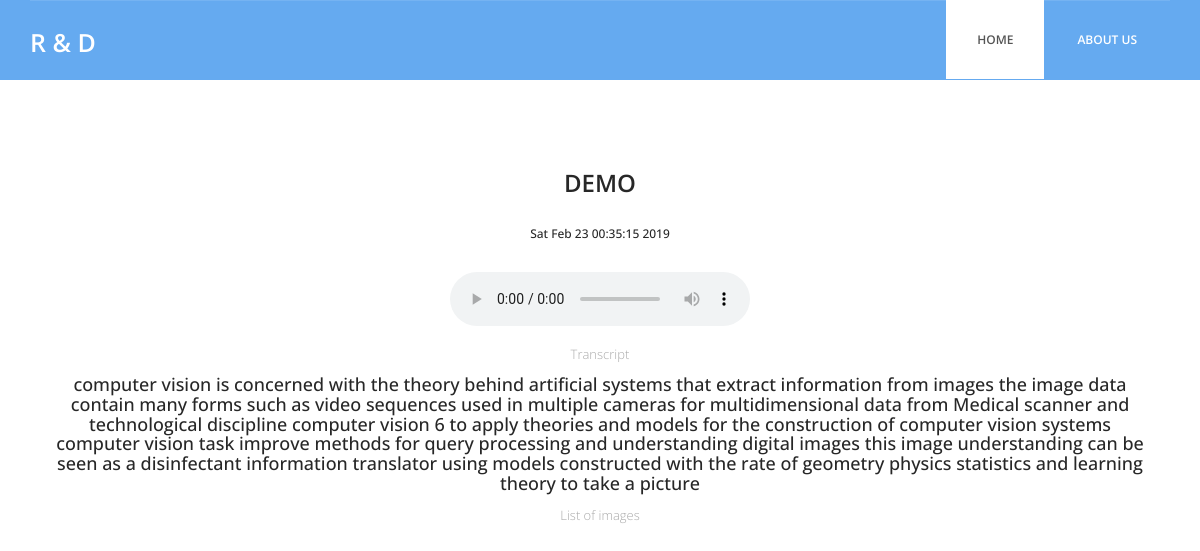
The app's page /meetings/1/ with its own data.
### meetings/models.py (models this page shows)
class Meeting(models.Model):
    name = models.CharField(max_length = 30)
    tim = models.CharField(max_length = 10, default = 'time')
    transcript = models.CharField(max_length = 1000, default = 'transcript')
    words = models.CharField(max_length = 1000, default = 'words')

### meetings/views.py (the view)
# urls.py: path('<int:meeting_id>/', views.meeting, name='meeting'),
def meeting(request, meeting_id):
	try:
		req_meeting = Meeting.objects.get(pk = meeting_id)
		wordDict = ast.literal_eval(req_meeting.words)
		imgs = list(wordDict.keys())
		pth = req_meeting.name
		re = []
		ti = {}
		audio = os.path.join('/static/' + pth + '/audio1.flac')
		if imgs[0] == 'NoImage':
			print('NoImage')
			re = []
			ti = {}
		else:
			for I in imgs:
				file_path = os.path.join('/static/' + pth + '/images/' + I)
				re.append(file_path)
				ti[file_path] = wordDict[I][0]
	except Meeting.DoesNotExist:
		raise Http404("Meeting does not exist")
	return render(request, 'meeting.html', {'meeting': req_meeting, 'wordDict': wordDict, 'imgs': re, 'I':ti, 'aud':audio})

### templates/meeting.html (shortened to what this page needs)
<!DOCTYPE html>
<html lang="en">
<head>
  {% load static %}
  <link href="{% static 'css/bootstrap.min.css' %}" rel="stylesheet" />
  <link href="{% static 'css/font-awesome.min.css' %}" rel="stylesheet" />
  <link href="{% static 'css/animate.css' %}" rel="stylesheet" />
  <link href="{% static 'css/animate.min.css' %}" rel="stylesheet" />
  <link href="{% static 'css/style.css' %}" rel="stylesheet" />
</head>
<body>
  <header id="header">
    <nav class="navbar navbar-default navbar-static-top" role="banner">
      <div class="container">
        <div class="navbar-header">
          <div class="navbar-brand">
            <a href="#"><h1>R & D</h1></a>
          </div>
        </div>
        <div class="navbar-collapse collapse">
          <div class="menu">
            <ul class="nav nav-tabs" role="tablist">
              <li role="presentation"><a href="#" class="active">Home</a></li>
              <li role="presentation"><a href="#">About Us</a></li>
            </ul>
          </div>
        </div>
      </div>
    </nav>
  </header>
  <div class="gallery">
    <div class="text-center">
      <h2>{{meeting.name}}</h2>
      <h6>{{meeting.tim}}</h6><br/>
      <p><audio controls><source src="{{ aud }}" type="audio/ogg">Your browser does not support the audio element.</audio></p>
      <p>Transcript</p>
      <h4> {{ meeting.transcript }} </h4>
      <p>List of images</p>
    </div>
  </div>
</body>
</html>

### static/css/style.css (style rules this page uses)
body { font-family:'Open Sans', Arial, sans-serif; font-size:14px; font-weight:300; line-height:1.6em; color:#fff; background-color:#fff; overflow-x:hidden; }
hi,h2,h3,h4,h5,h6 { color:#272727; line-height:1.1em; }
p { color:#aaa; font-size:13px; }
a { text-decoration:none; transition: all 0.1s ease-in-out; -moz-transition: all 0.1s ease-in-out; -webkit-transition: all 0.1s ease-in-out; -o-transition: all 0.1s ease-in-out; outline: none; color:#272727; }
.navbar-brand { float: left; height: 50px; padding: 15px 15px; font-size: 18px; line-height: 20px; }
.navbar-brand h1 { margin-top:9px; padding-top:5px; float: left; font-size: 25px; color:#fff; text-transform:uppercase; font-weight:600; }
.menu { font-size:12px; float:right; text-transform:uppercase; font-weight:600; }
.navbar-collapse { padding-right: 15px; padding-left: 15px; overflow-x: visible; -webkit-overflow-scrolling: touch; border-top: 0px solid transparent; -webkit-box-shadow: inset 0 1px 0 rgba(255, 255, 255, .1); box-shadow: inset 0 1px 0 rgba(255, 255, 255, .1); }
.menu ul.nav-tabs li { color:#fff; }
.nav-tabs { border-bottom: 0; }
.nav-tabs > li { float: left; margin-bottom: 0; }
.nav-tabs > li > a { border-radius:0; color:#fff; padding:30px; }
.nav-tabs > li a.active { color: #555; cursor: default; background-color: #fff; border: 1px solid #fff; border-bottom-color:#fff; }
.navbar-default { background-color: #65AAF0; border-color:#65AAF0; }
.gallery { padding:50px; }
.gallery .text-center h2 { text-transform:uppercase; font-weight:550; font-size:24px; margin-bottom:30px; }

### records on screen
Meeting: name "DEMO", tim "Sat Feb 23 00:35:15 2019", transcript "computer vision is concerned with the theory behind artificial systems that extract information from images the image data contain many forms such as video sequences used in multiple cameras for multidimensional data from Medical scanner and technological discipline computer vision 6 to apply theories and models for the construction of computer vision systems computer vision task improve methods for query processing and understanding digital images this image understanding can be seen as a disinfectant information translator using models constructed with the rate of geometry physics statistics and learning theory to take a picture"
